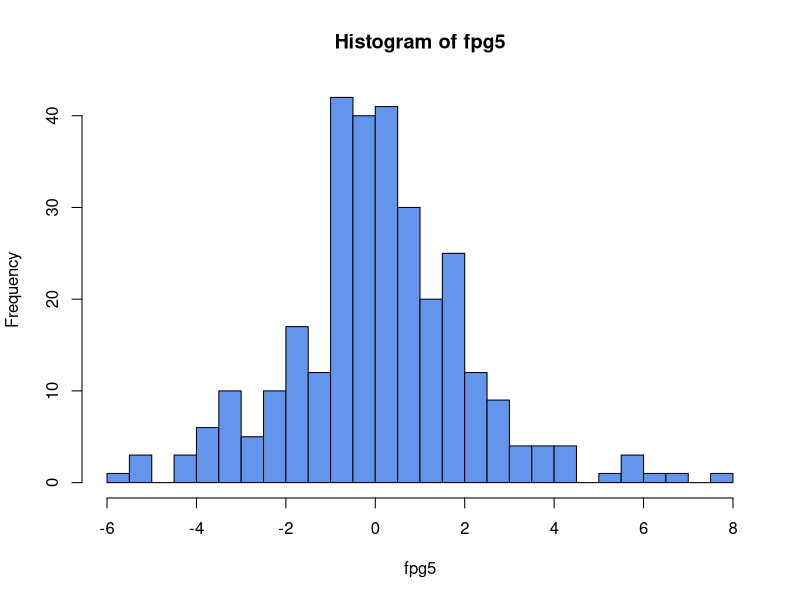

Generate this figure with R:
## ---- chunk 1
precio_bono <- function(vn, tc, ti, t, m) {
  # tc tasa cupon anual
  # m numero de veces al año que se paga el cupón
  # t vencimiento en años
  # ti tasa de interes 
  n <- t * m               
  c <- vn * tc / m         
  r <- ti / m               
  flujos <- rep(c, n)
  flujos[n] <- flujos[n] + vn  
  precio <- sum(flujos / (1 + r)^(1:n))
  duracion_per <- sum((1:n) * (flujos / (1 + r)^(1:n))) / precio
  return(list(
    precio = precio,
    duracion = duracion_per/m
  ))
}
## ---- chunk 2
library(readxl)
library(lubridate)
library(quantmod)
Tasa5 <- read_xlsx("RendimientoBonoTasaFija5anos.xlsx")
Tasa5$SF43886 <- as.numeric(Tasa5$SF43886)/100
Tasa5 <- xts(Tasa5$SF43886, order.by = date(Tasa5$Fecha))
Ti5 <- as.numeric(last(Tasa5))
## ---- chunk 3
pb5 <- precio_bono(100, 0.1, Ti5, 5, 2)[["precio"]]
pb5
## ---- chunk 4
rent5 <- diff(log(Tasa5))
te5 <- na.omit(Ti5*(1+rent5))
## ---- chunk 5
pbe5 <- matrix(0, nrow = length(te5), ncol = 1)
for (i in 1:length(te5)) {
  pbe5[i,1] <- precio_bono(100, 0.1, as.numeric(te5[i,1]), 5, 2)[["precio"]]
}
## ---- chunk 6
fpg5 <- pbe5-pb5
hist(fpg5, n=20, col="cornflowerblue")
var99_5 <- quantile(fpg5, 0.01)
var99_5
## ---- chunk 7
100000/100*var99_5
## ---- chunk 8
dur5 <- precio_bono(100, 0.1, Ti5, 5, 2)[["duracion"]]
durm5 <- dur5/(1+Ti5)
qnorm(0.01)*sd(na.omit(rent5))*pb5*Ti5*durm5
